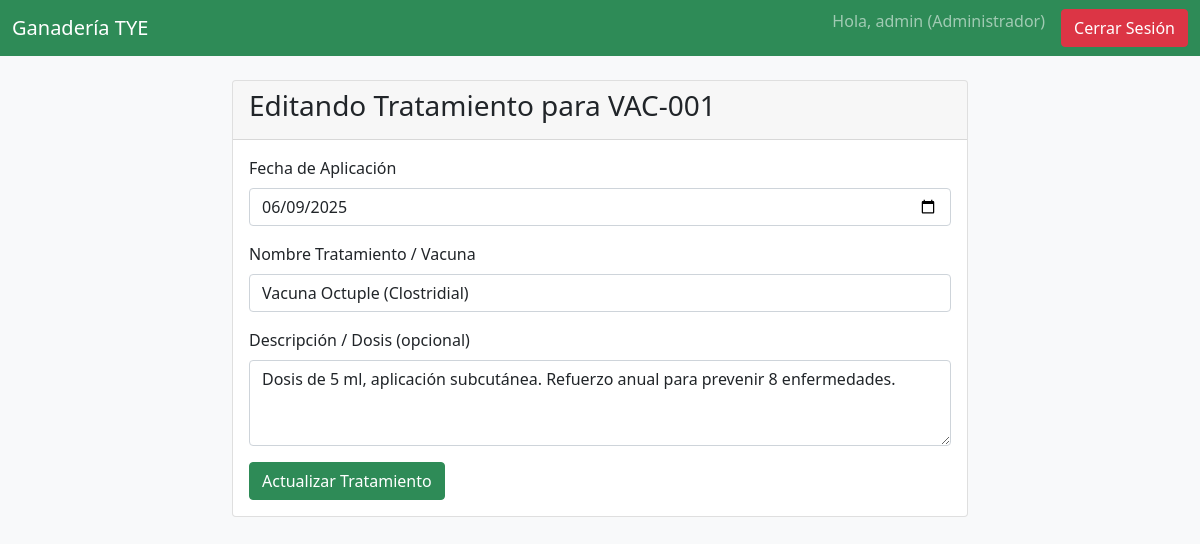
The app's page /tratamiento/edit/1 (signed in) with its own data.
### app.py (models this page shows)
class Animal(db.Model):
    id = db.Column(db.Integer, primary_key=True)
    codigo_unico = db.Column(db.String(20), unique=True, nullable=False)
    tipo = db.Column(db.String(50), nullable=False)
    nombre = db.Column(db.String(100), nullable=True)
    estado = db.Column(db.String(50), nullable=False)
    tratamientos = db.relationship('Tratamiento', backref='animal', lazy=True, cascade="all, delete-orphan")

class Tratamiento(db.Model):
    id = db.Column(db.Integer, primary_key=True)
    nombre_tratamiento = db.Column(db.String(150), nullable=False)
    descripcion = db.Column(db.Text, nullable=True)
    fecha_aplicacion = db.Column(db.Date, nullable=False)
    animal_id = db.Column(db.Integer, db.ForeignKey('animal.id'), nullable=False)

### app.py (the view, shortened to what this page needs)
@app.route('/tratamiento/edit/<int:tratamiento_id>', methods=['GET', 'POST'])
def edit_tratamiento(tratamiento_id):
    if 'user_id' not in session or session['user_rol'] != 'Administrador': return redirect(url_for('login'))
    tratamiento_a_editar = Tratamiento.query.get_or_404(tratamiento_id)
    return render_template('edit_tratamiento.html', tratamiento=tratamiento_a_editar)

### Templates/edit_tratamiento.html (shortened to what this page needs)
{% extends "base.html" %}
{% block content %}
<div class="row justify-content-center">
    <div class="col-md-8">
        <div class="card">
            <div class="card-header">
                <h3>Editando Tratamiento para {{ tratamiento.animal.codigo_unico }}</h3>
            </div>
            <div class="card-body">
                <form method="post">
                    <div class="mb-3">
                        <label for="fecha_aplicacion" class="form-label">Fecha de Aplicación</label>
                        <input type="date" name="fecha_aplicacion" class="form-control" value="{{ tratamiento.fecha_aplicacion.strftime('%Y-%m-%d') }}" required>
                    </div>
                    <div class="mb-3">
                        <label for="nombre_tratamiento" class="form-label">Nombre Tratamiento / Vacuna</label>
                        <input type="text" name="nombre_tratamiento" class="form-control" value="{{ tratamiento.nombre_tratamiento }}" required>
                    </div>
                    <div class="mb-3">
                        <label for="descripcion" class="form-label">Descripción / Dosis (opcional)</label>
                        <textarea name="descripcion" class="form-control" rows="3">{{ tratamiento.descripcion or '' }}</textarea>
                    </div>
                    <button type="submit" class="btn btn-primary">Actualizar Tratamiento</button>
                </form>
            </div>
        </div>
    </div>
</div>
{% endblock %}

### Templates/base.html (style rules this page uses)
body { background-color: #f8f9fa; }
.btn-primary { background-color: #2E8B57 !important; border-color: #2E8B57 !important; }

### records on screen
Animal: animal.codigo_unico "VAC-001"
Tratamiento: fecha_aplicacion "06/09/2025", nombre_tratamiento "Vacuna Octuple (Clostridial)", descripcion "Dosis de 5 ml, aplicación subcutánea. Refuerzo anual para prevenir 8 enfermedades."

### other values on screen
{{ session.username }} "admin"
{{ session.user_rol }} "Administrador"
